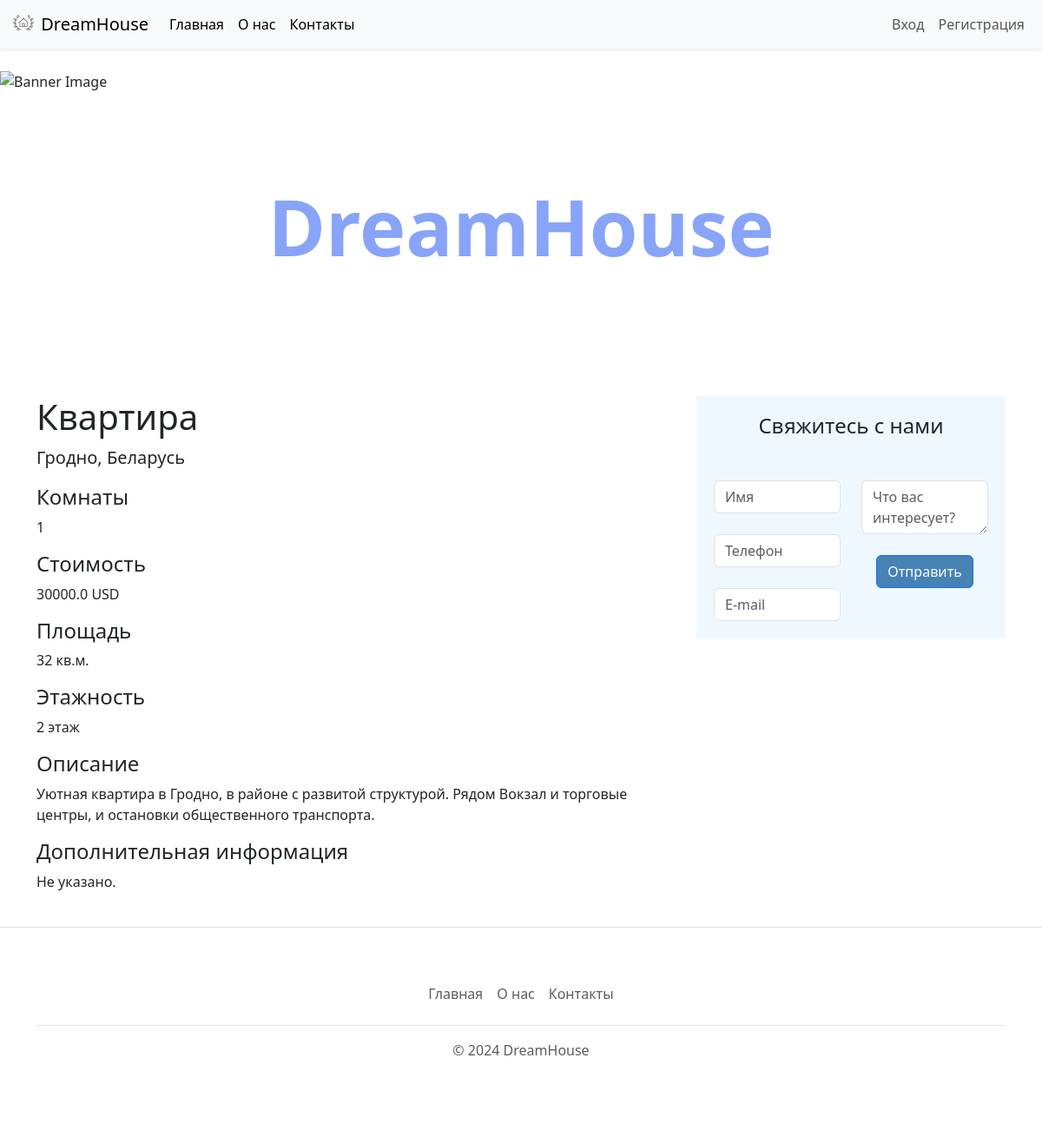
The app's page /estateitem/2 with its own data.
### tables this page shows
CREATE TABLE estate (id INTEGER PRIMARY KEY AUTOINCREMENT, type TEXT, location TEXT, cost REAL, currency TEXT, bedroom TEXT, description TEXT, additional_information TEXT, area TEXT, floor TEXT);

### app.py (the view)
@app.route("/estateitem/<id>")
def show_estate(id):
    estate_item = load_estateitem_from_db(id)
    if not estate_item:
        return "Not Found", 404
    return render_template('estatepage.html', estate=estate_item)

### database.py (called while the page is built)
def load_estateitem_from_db(id):
    with engine.connect() as conn:
        result = conn.execute(
            text("SELECT * FROM estate WHERE id = :id"),
            {"id": id}
        )
        rows = result.fetchall()
        if len(rows) == 0:
            return None
        else:
            keys = result.keys()  # Get column names
            row_dict = dict(zip(keys, rows[0]))  # Create dictionary from tuple values
            return row_dict

### templates/estatepage.html (shortened to what this page needs)
<!DOCTYPE html>
<html>
<head>
    {% include 'bootstrap.html' %}
</head>
<body>
    {% include 'nav.html' %}
    {% include 'banner.html' %}
    <div class="container">
        <div class="row">
            <div class="col-md-8">
                <div class="estate-info">
                    <h1 class="mb-2">{{estate.type}}</h1>
                    <p class="lead mt-0">{{estate.location}}</p>
                    <h4>Комнаты</h4>
                    <p>{{estate.bedroom}}</p>
                    <h4>Стоимость</h4>
                    {% if estate['cost'] is not none %}
                    <p>{{estate.cost}} {{estate.currency}}</p>
                    {% else %}
                    <p>Не указано.</p>
                    {% endif %}
                    <h4>Площадь</h4>
                    <p>{{estate.area}}</p>
                    <h4>Этажность</h4>
                    <p>{{estate.floor}}</p>
                    <h4>Описание</h4>
                    <p>{{estate.description}}</p>
                    <h4>Дополнительная информация</h4>
                    {% if estate['additional_information'] is not none %}
                    <p>{{estate.additional_information}}</p>
                    {% else %}
                    <p>Не указано.</p>
                    {% endif %}
                </div>
            </div>
            <div class="col-md-4">
                <div class="contact-form">
                    {% include 'contactusform.html' %}
                </div>
            </div>
        </div>
    </div>
    {% include 'footer.html' %}
</body>
</html>

### records on screen
estate: type "Квартира", location "Гродно, Беларусь", bedroom "1", cost "30000.0", currency "USD", area "32 кв.м.", floor "2 этаж", description "Уютная квартира в Гродно, в районе с развитой структурой. Рядом Вокзал и торговые центры, и остановки общественного транспорта."
